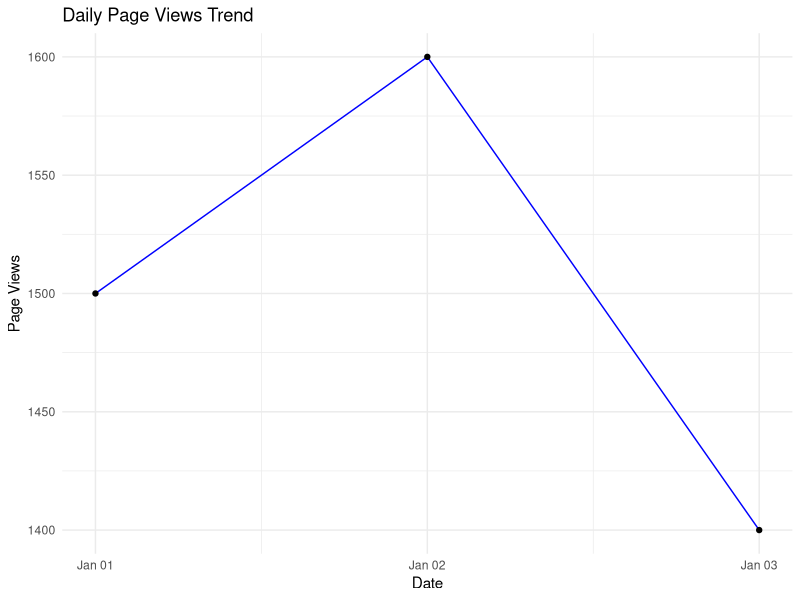

Write the R code that produced this figure.
library(ggplot2)

df12_web <- data.frame(
  Date = as.Date(c("2023-01-01", "2023-01-02", "2023-01-03")),
  PageViews = c(1500, 1600, 1400),
  CTR = c(2.3, 2.7, 2.0)
)

ggplot(df12_web, aes(x = Date, y = PageViews)) +
  geom_line(color = "blue") + geom_point() +
  labs(title = "Daily Page Views Trend", x = "Date", y = "Page Views") +
  theme_minimal()
